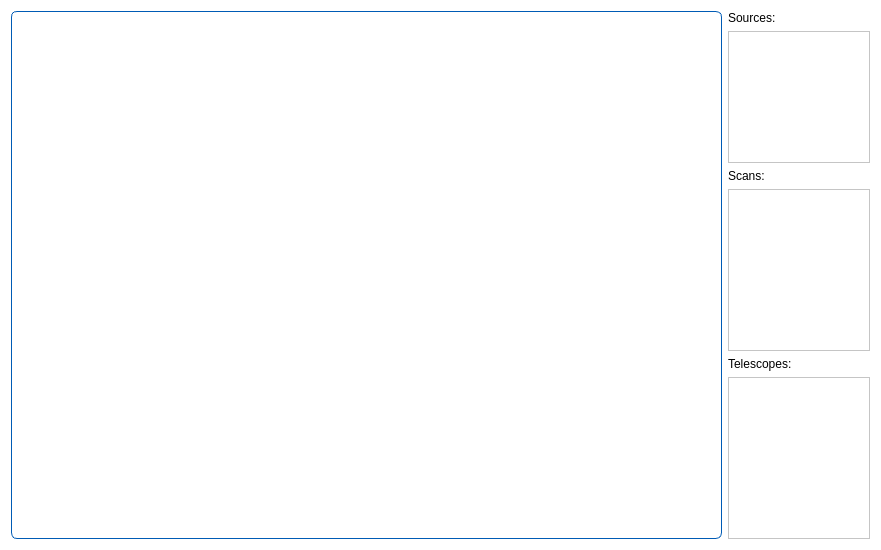
<?xml version="1.0" encoding="UTF-8"?>
<ui version="4.0">
 <class>MollweideVisTab</class>
 <widget class="QWidget" name="MollweideVisTab">
  <property name="geometry">
   <rect>
    <x>0</x>
    <y>0</y>
    <width>881</width>
    <height>550</height>
   </rect>
  </property>
  <property name="styleSheet">
   <string notr="true">background-color: #ffffff; font-family: Arial;</string>
  </property>
  <layout class="QGridLayout" name="gridLayout_3" columnstretch="5,1">
   <item row="0" column="0">
    <widget class="QWidget" name="widget" native="true">
     <property name="styleSheet">
      <string notr="true">QWidget{
    border: 1px solid #005BB5; /* Цвет границы согласован с иконками */
    border-radius: 6px; /* Скругленные углы для современного вида */
    background-color: #FFFFFF; /* Светлый фон, не отвлекающий от графика */
    padding: 4px; /* Внутренний отступ для визуального комфорта */
}</string>
     </property>
    </widget>
   </item>
   <item row="0" column="1">
    <layout class="QGridLayout" name="gridLayout_2">
     <item row="0" column="0">
      <widget class="QLabel" name="lblSources">
       <property name="text">
        <string>Sources:</string>
       </property>
      </widget>
     </item>
     <item row="2" column="0">
      <layout class="QGridLayout" name="gridLayout">
       <item row="0" column="0" colspan="2">
        <widget class="QLabel" name="lblScans">
         <property name="text">
          <string>Scans:</string>
         </property>
        </widget>
       </item>
       <item row="3" column="0" colspan="2">
        <widget class="QListWidget" name="listTelescopes"/>
       </item>
       <item row="2" column="0" colspan="2">
        <widget class="QLabel" name="lblTelescopes">
         <property name="text">
          <string>Telescopes:</string>
         </property>
        </widget>
       </item>
       <item row="1" column="0" colspan="2">
        <widget class="QListWidget" name="listScans"/>
       </item>
      </layout>
     </item>
     <item row="1" column="0">
      <widget class="QListWidget" name="listWidget"/>
     </item>
    </layout>
   </item>
  </layout>
 </widget>
 <resources>
  <include location="../gui/icons/icons.qrc"/>
 </resources>
 <connections/>
</ui>
